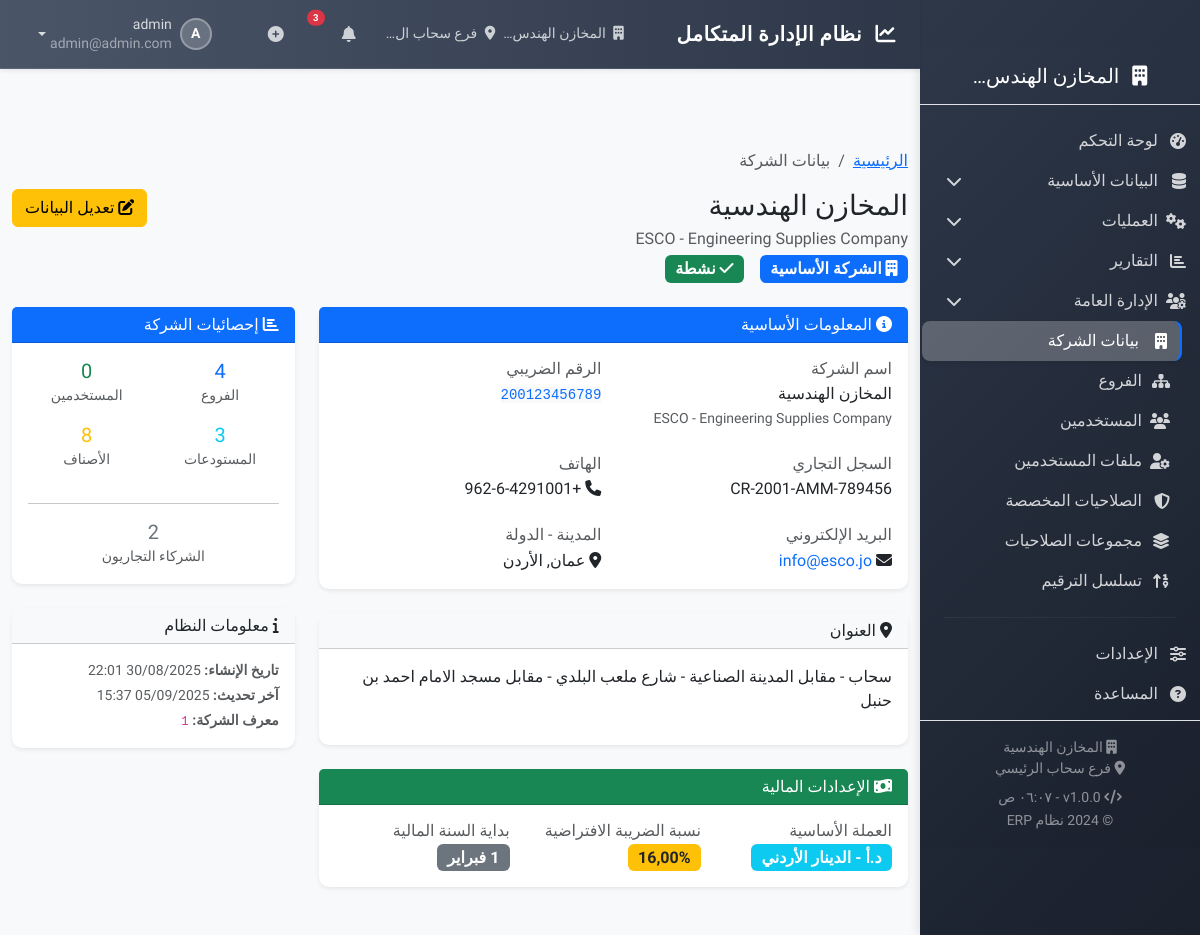
Before: /company/ (signed in) with the older database file.
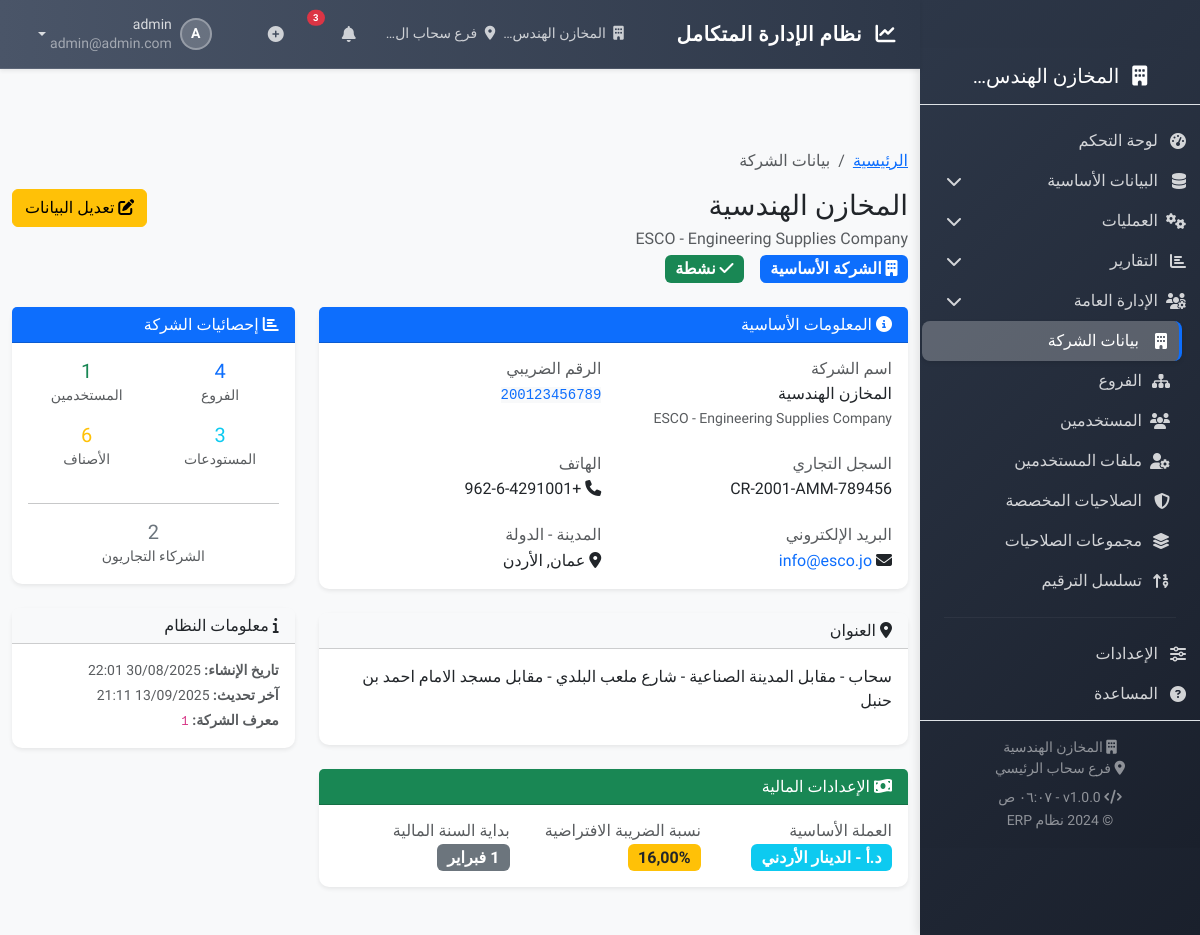
After: the same page with the newer database file.
### apps/core/models.py (models this page shows, shortened)
class Company(models.Model):
    name = models.CharField(_('اسم الشركة'), max_length=200)
    name_en = models.CharField(_('الاسم بالإنجليزية'), max_length=200)
    tax_number = models.CharField(_('الرقم الضريبي'), max_length=50, unique=True)
    commercial_register = models.CharField(_('السجل التجاري'), max_length=50, blank=True)
    phone = models.CharField(_('الهاتف'), max_length=20)
    email = models.EmailField(_('البريد الإلكتروني'))
    address = models.TextField(_('العنوان'))
    city = models.CharField(_('المدينة'), max_length=50)
    country = models.CharField(_('الدولة'), max_length=50, default='الأردن')
    logo = models.ImageField(_('الشعار'), upload_to='company_logos/', blank=True)
    fiscal_year_start_month = models.IntegerField(_('شهر بداية السنة المالية'), default=1,
                                                  validators=[MinValueValidator(1), MaxValueValidator(12)])
    fiscal_year_start_day = models.IntegerField(_('يوم بداية السنة المالية'), default=1,
                                                validators=[MinValueValidator(1), MaxValueValidator(31)])
    base_currency = models.ForeignKey(Currency, on_delete=models.PROTECT, verbose_name=_('العملة الأساسية'),
                                      related_name='companies')
    default_tax_rate = models.DecimalField(_('نسبة الضريبة الافتراضية %'), max_digits=5, decimal_places=2, default=16.0)
    is_active = models.BooleanField(_('نشطة'), default=True)
    created_at = models.DateTimeField(auto_now_add=True)
    updated_at = models.DateTimeField(auto_now=True)
    class Meta:
        verbose_name = _('شركة')
        verbose_name_plural = _('الشركات')
    def get_fiscal_year_start_month_display(self):
        month_names = {
            1: _('يناير'), 2: _('فبراير'), 3: _('مارس'),
            4: _('أبريل'), 5: _('مايو'), 6: _('يونيو'),
            7: _('يوليو'), 8: _('أغسطس'), 9: _('سبتمبر'),
            10: _('أكتوبر'), 11: _('نوفمبر'), 12: _('ديسمبر')
        }
        return month_names.get(self.fiscal_year_start_month, str(self.fiscal_year_start_month))

class Currency(models.Model):
    code = models.CharField(_('رمز العملة'), max_length=3, unique=True)
    name = models.CharField(_('اسم العملة'), max_length=100)
    name_en = models.CharField(_('الاسم الإنجليزي'), max_length=100)
    symbol = models.CharField(_('رمز العملة'), max_length=10)
    exchange_rate = models.DecimalField(_('سعر الصرف'), max_digits=10, decimal_places=4, default=1.0000)
    is_base = models.BooleanField(_('العملة الأساسية'), default=False)
    is_active = models.BooleanField(_('نشطة'), default=True)
    created_at = models.DateTimeField(auto_now_add=True)
    updated_at = models.DateTimeField(auto_now=True)
    class Meta:
        verbose_name = _('عملة')
        verbose_name_plural = _('العملات')

### apps/core/views/company_views.py (the view)
# urls.py: path('company/', views.CompanyDetailView.as_view(), name='company_detail'),
class CompanyDetailView(LoginRequiredMixin, PermissionRequiredMixin, DetailView):
    model = Company
    template_name = 'core/company/company_detail.html'
    context_object_name = 'company'
    permission_required = 'core.view_company'
    def get_object(self):
        if hasattr(self.request, 'current_company') and self.request.current_company:
            return self.request.current_company
        elif hasattr(self.request.user, 'company') and self.request.user.company:
            return self.request.user.company
        else:
            return get_object_or_404(Company, is_active=True)
    def get_context_data(self, **kwargs):
        context = super().get_context_data(**kwargs)
        company = self.object
        stats = {
            'branches_count': company.branches.filter(is_active=True).count(),
            'users_count': company.user_set.filter(is_active=True).count(),
            'warehouses_count': company.warehouse_set.filter(is_active=True).count(),
            'items_count': company.item_set.filter(is_active=True).count(),
            'partners_count': company.businesspartner_set.filter(is_active=True).count(),
        }
        context.update({
            'title': _('بيانات الشركة: %(name)s') % {'name': self.object.name},
            'can_change': self.request.user.has_perm('core.change_company'),
            'breadcrumbs': [
                {'title': _('الرئيسية'), 'url': reverse('core:dashboard')},
                {'title': _('بيانات الشركة'), 'url': ''}
            ],
            'edit_url': reverse('core:company_update'),
            'stats': stats,
        })
        return context

### apps/core/context_processors.py (called while the page is built)
def system_settings(request):
    return {
        'SYSTEM_NAME': 'نظام ERP',
        'SYSTEM_VERSION': '1.0.0',
        'COMPANY_NAME': request.current_company.name if hasattr(request, 'current_company') and request.current_company else '',
        'BRANCH_NAME': request.current_branch.name if hasattr(request, 'current_branch') and request.current_branch else '',
        'CURRENCY': 'د.أ',  # الدينار الأردني
    }

### apps/core/models.py (called while the page is built, shortened)
    def can_access_branch(self, branch):
        if self.is_superuser:
            return True

### apps/core/templates/core/company/company_detail.html (shortened to what the changed rows need)
{% extends 'base/base.html' %}
{% load i18n static %}
{% block content %}
<div class="container-fluid py-4">
    <div class="d-flex justify-content-between align-items-start mb-4">
        <div>
            <h1 class="h3 mb-1">{{ company.name }}</h1>
            {% if company.name_en %}
                <p class="text-muted mb-1">{{ company.name_en }}</p>
            {% endif %}
            <div class="d-flex align-items-center gap-3">
                <span class="badge bg-primary fs-6">
                </span>
                {% if company.is_active %}
                    <span class="badge bg-success fs-6">
                    </span>
                {% else %}
                    <span class="badge bg-secondary fs-6">
                        <i class="fas fa-times"></i> {% trans "غير نشطة" %}
                    </span>
                {% endif %}
            </div>
        </div>
    </div>
    <div class="row">
        <div class="col-lg-8">
            <div class="card shadow-sm mb-4">
                <div class="card-body">
                    <div class="row g-4">
                        <div class="col-md-6">
                            <h6 class="text-muted mb-1">{% trans "اسم الشركة" %}</h6>
                            <p class="mb-0">{{ company.name }}</p>
                            {% if company.name_en %}
                                <small class="text-muted">{{ company.name_en }}</small>
                            {% endif %}
                        </div>
                        <div class="col-md-6">
                            <p class="mb-0">
                                <code class="bg-light text-primary">{{ company.tax_number }}</code>
                            </p>
                        </div>
                        {% if company.commercial_register %}
                        <div class="col-md-6">
                            <h6 class="text-muted mb-1">{% trans "السجل التجاري" %}</h6>
                            <p class="mb-0">{{ company.commercial_register }}</p>
                        </div>
                        {% endif %}
                        <div class="col-md-6">
                            <h6 class="text-muted mb-1">{% trans "الهاتف" %}</h6>
                            <p class="mb-0">
                                <i class="fas fa-phone"></i> {{ company.phone }}
                            </p>
                        </div>
                        <div class="col-md-6">
                            <p class="mb-0">
                                <i class="fas fa-envelope"></i>
                                <a href="mailto:{{ company.email }}" class="text-decoration-none">{{ company.email }}</a>
                            </p>
                        </div>
                        <div class="col-md-6">
                            <h6 class="text-muted mb-1">{% trans "المدينة - الدولة" %}</h6>
                            <p class="mb-0">
                                <i class="fas fa-map-marker-alt"></i> {{ company.city }}, {{ company.country }}
                            </p>
                        </div>
                    </div>
                </div>
            </div>
            <div class="card shadow-sm mb-4">
                <div class="card-body">
                    <p class="mb-0">{{ company.address|linebreaks }}</p>
                </div>
            </div>
            <div class="card shadow-sm mb-4">
                <div class="card-body">
                    <div class="row g-3">
                        <div class="col-md-4">
                            <h6 class="text-muted mb-1">{% trans "العملة الأساسية" %}</h6>
                            <span class="badge bg-info fs-6">
                                {{ company.base_currency.symbol }} - {{ company.base_currency.name }}
                            </span>
                        </div>
                        <div class="col-md-4">
                            <h6 class="text-muted mb-1">{% trans "نسبة الضريبة الافتراضية" %}</h6>
                            <span class="badge bg-warning text-dark fs-6">{{ company.default_tax_rate }}%</span>
                        </div>
                        <div class="col-md-4">
                            <h6 class="text-muted mb-1">{% trans "بداية السنة المالية" %}</h6>
                            <span class="badge bg-secondary fs-6">
                                {{ company.fiscal_year_start_day }} {{ company.get_fiscal_year_start_month_display }}
                            </span>
                        </div>
                    </div>
                </div>
            </div>
        </div>
        <div class="col-lg-4">
            <div class="card shadow-sm mb-4">
                <div class="card-body">
                    <div class="row g-3 text-center">
                        <div class="col-6">
                            <h5 class="text-success mb-0">{{ stats.users_count }}</h5>
                            <small class="text-muted">{% trans "المستخدمين" %}</small>
                        </div>
                        <div class="col-6">
                            <h5 class="text-warning mb-0">{{ stats.items_count }}</h5>
                            <small class="text-muted">{% trans "الأصناف" %}</small>
                        </div>
                    </div>
                </div>
            </div>
            <div class="card shadow-sm mb-4">
                <div class="card-body">
                    <small class="text-muted d-block mb-1">
                        <strong>{% trans "تاريخ الإنشاء" %}:</strong> {{ company.created_at|date:"d/m/Y H:i" }}
                    </small>
                    <small class="text-muted d-block mb-1">
                        <strong>{% trans "آخر تحديث" %}:</strong> {{ company.updated_at|date:"d/m/Y H:i" }}
                    </small>
                    <small class="text-muted d-block">
                        <strong>{% trans "معرف الشركة" %}:</strong> <code>{{ company.id }}</code>
                    </small>
                </div>
            </div>
        </div>
    </div>
</div>
{% endblock %}

### templates/includes/sidebar.html (shortened to what the changed rows need)
{% load i18n static %}
<div class="sidebar-wrapper">
    <div class="sidebar-header p-3 text-center border-bottom">
        <h5 class="text-white mb-0">
            <i class="fas fa-building me-2"></i>
            {% if request.current_company %}
                {{ request.current_company.name|truncatechars:15 }}
            {% else %}
                {% trans "نظام الإدارة" %}
            {% endif %}
        </h5>
    </div>
    <div class="sidebar-footer p-3 mt-auto border-top">
        <div class="text-center text-white-50">
            {% if request.current_company %}
            <small class="d-block"><i class="fas fa-building"></i> {{ request.current_company.name|truncatechars:20 }}</small>
            {% endif %}
            {% if request.current_branch %}
            <small class="d-block"><i class="fas fa-map-marker-alt"></i> {{ request.current_branch.name|truncatechars:20 }}</small>
            {% endif %}
            <small class="d-block mt-2">
                <i class="fas fa-code"></i> v1.0.0 -
                <span id="currentTime"></span>
            </small>
            <small>&copy; 2024 {% trans "نظام ERP" %}</small>
        </div>
    </div>
</div>

### templates/includes/navbar.html (shortened to what this page needs)
{% load i18n %}
<nav class="navbar navbar-expand-lg navbar-custom shadow-sm">
    <div class="container-fluid px-4">
        <div class="d-flex align-items-center">
            <h5 class="navbar-brand mb-0 text-white">
                <i class="fas fa-chart-line me-2"></i>
                {% trans "نظام الإدارة المتكامل" %}
            </h5>
        </div>
        <div class="navbar-nav ms-auto d-flex flex-row align-items-center">
            {% if user.is_authenticated %}
                <div class="nav-item me-3">
                    <div class="d-flex align-items-center text-white-75">
                        {% if request.current_company %}
                            <small>
                                <i class="fas fa-building me-1"></i>
                                {{ request.current_company.name|truncatechars:15 }}
                            </small>
                        {% endif %}
                        {% if request.current_branch %}
                            <small class="ms-2">
                                <i class="fas fa-map-marker-alt me-1"></i>
                                {{ request.current_branch.name|truncatechars:12 }}
                            </small>
                        {% endif %}
                    </div>
                </div>
                <div class="nav-item dropdown me-3">
                    <a class="nav-link position-relative text-white-75 hover-white" href="#" role="button" data-bs-toggle="dropdown">
                        <i class="fas fa-bell"></i>
                        <span class="position-absolute top-0 start-100 translate-middle badge rounded-pill bg-danger">
                            3
                        </span>
                    </a>
                </div>
                <div class="nav-item dropdown me-3">
                    <a class="nav-link text-white-75 hover-white" href="#" role="button" data-bs-toggle="dropdown">
                        <i class="fas fa-plus-circle"></i>
                    </a>
                </div>
                <div class="nav-item dropdown">
                    <a class="nav-link dropdown-toggle d-flex align-items-center text-white hover-white" href="#" role="button" data-bs-toggle="dropdown">
                        <div class="user-avatar me-2">
                            <span>{{ user.first_name.0|default:user.username.0|upper }}</span>
                        </div>
                        <div class="user-info d-none d-md-block">
                            <small class="d-block">{{ user.get_full_name|default:user.username }}</small>
                            <small class="text-white-50">{{ user.email|truncatechars:20 }}</small>
                        </div>
                    </a>
                </div>
            {% endif %}
        </div>
    </div>
</nav>

Changed rows visible on the page:
changed Company "المخازن الهندسية": updated_at "05/09/2025 15:37" → "13/09/2025 21:11"
Other visible differences:
{{ stats.users_count }}: "0" → "1"
{{ stats.items_count }}: "8" → "6"
